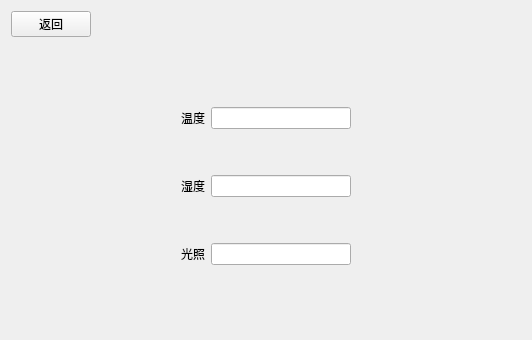
<?xml version="1.0" encoding="UTF-8"?>
<ui version="4.0">
 <class>Envwidget</class>
 <widget class="QWidget" name="Envwidget">
  <property name="geometry">
   <rect>
    <x>0</x>
    <y>0</y>
    <width>532</width>
    <height>340</height>
   </rect>
  </property>
  <property name="windowTitle">
   <string>Form</string>
  </property>
  <layout class="QGridLayout" name="gridLayout">
   <item row="0" column="0">
    <layout class="QVBoxLayout" name="verticalLayout_2">
     <item>
      <layout class="QHBoxLayout" name="horizontalLayout_4">
       <item>
        <widget class="QPushButton" name="pushButton">
         <property name="styleSheet">
          <string notr="true">font: 20pt &quot;Ubuntu&quot;;</string>
         </property>
         <property name="text">
          <string>返回</string>
         </property>
        </widget>
       </item>
       <item>
        <spacer name="horizontalSpacer">
         <property name="orientation">
          <enum>Qt::Horizontal</enum>
         </property>
         <property name="sizeHint" stdset="0">
          <size>
           <width>40</width>
           <height>20</height>
          </size>
         </property>
        </spacer>
       </item>
      </layout>
     </item>
     <item>
      <spacer name="verticalSpacer_3">
       <property name="orientation">
        <enum>Qt::Vertical</enum>
       </property>
       <property name="sizeHint" stdset="0">
        <size>
         <width>20</width>
         <height>40</height>
        </size>
       </property>
      </spacer>
     </item>
     <item>
      <layout class="QHBoxLayout" name="horizontalLayout_5">
       <item>
        <spacer name="horizontalSpacer_2">
         <property name="orientation">
          <enum>Qt::Horizontal</enum>
         </property>
         <property name="sizeHint" stdset="0">
          <size>
           <width>40</width>
           <height>20</height>
          </size>
         </property>
        </spacer>
       </item>
       <item>
        <layout class="QVBoxLayout" name="verticalLayout">
         <item>
          <layout class="QHBoxLayout" name="horizontalLayout">
           <item>
            <widget class="QLabel" name="label_tem">
             <property name="styleSheet">
              <string notr="true">font: 20pt &quot;Ubuntu&quot;;</string>
             </property>
             <property name="text">
              <string>温度</string>
             </property>
            </widget>
           </item>
           <item>
            <widget class="QLineEdit" name="lineEdit_tem">
             <property name="styleSheet">
              <string notr="true">font: 20pt &quot;Ubuntu&quot;;</string>
             </property>
            </widget>
           </item>
          </layout>
         </item>
         <item>
          <spacer name="verticalSpacer">
           <property name="orientation">
            <enum>Qt::Vertical</enum>
           </property>
           <property name="sizeHint" stdset="0">
            <size>
             <width>20</width>
             <height>40</height>
            </size>
           </property>
          </spacer>
         </item>
         <item>
          <layout class="QHBoxLayout" name="horizontalLayout_2">
           <item>
            <widget class="QLabel" name="label_hum">
             <property name="styleSheet">
              <string notr="true">font: 20pt &quot;Ubuntu&quot;;</string>
             </property>
             <property name="text">
              <string>湿度</string>
             </property>
            </widget>
           </item>
           <item>
            <widget class="QLineEdit" name="lineEdit_hum">
             <property name="styleSheet">
              <string notr="true">font: 20pt &quot;Ubuntu&quot;;</string>
             </property>
            </widget>
           </item>
          </layout>
         </item>
         <item>
          <spacer name="verticalSpacer_2">
           <property name="orientation">
            <enum>Qt::Vertical</enum>
           </property>
           <property name="sizeHint" stdset="0">
            <size>
             <width>20</width>
             <height>40</height>
            </size>
           </property>
          </spacer>
         </item>
         <item>
          <layout class="QHBoxLayout" name="horizontalLayout_3">
           <item>
            <widget class="QLabel" name="label_light">
             <property name="styleSheet">
              <string notr="true">font: 20pt &quot;Ubuntu&quot;;</string>
             </property>
             <property name="text">
              <string>光照</string>
             </property>
            </widget>
           </item>
           <item>
            <widget class="QLineEdit" name="lineEdit_light">
             <property name="styleSheet">
              <string notr="true">font: 20pt &quot;Ubuntu&quot;;</string>
             </property>
            </widget>
           </item>
          </layout>
         </item>
        </layout>
       </item>
       <item>
        <spacer name="horizontalSpacer_3">
         <property name="orientation">
          <enum>Qt::Horizontal</enum>
         </property>
         <property name="sizeHint" stdset="0">
          <size>
           <width>40</width>
           <height>20</height>
          </size>
         </property>
        </spacer>
       </item>
      </layout>
     </item>
     <item>
      <spacer name="verticalSpacer_4">
       <property name="orientation">
        <enum>Qt::Vertical</enum>
       </property>
       <property name="sizeHint" stdset="0">
        <size>
         <width>20</width>
         <height>40</height>
        </size>
       </property>
      </spacer>
     </item>
    </layout>
   </item>
  </layout>
 </widget>
 <resources/>
 <connections/>
</ui>
